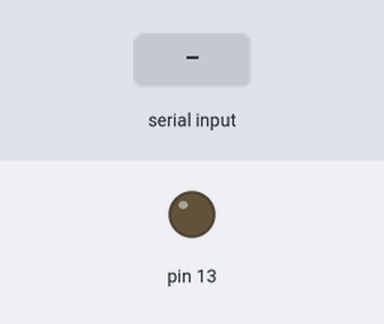
This sketch was run on a simulated Arduino Uno, built with avr-gcc and run on an emulated ATmega328P. Parts: output pins drawn as LEDs (lit = HIGH). The inputs (shaded band) are chosen by the test bench.

Above: at 4.8 s.
4.9 s: "1" received over the second serial link
At 7.0 s:
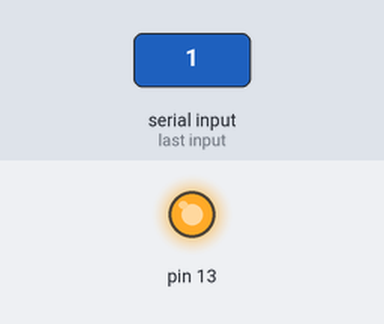
7.6 s: "0" received over the second serial link
At 8.6 s:
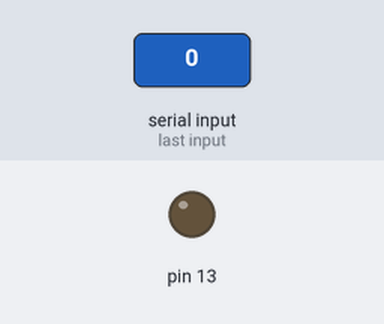
Timing chart, 0 to 10.6 s (numbered marks = the images above; inputs shaded):
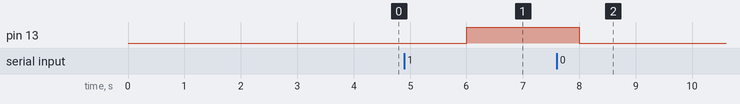

The sketch:

ard.ino
```cpp
// Slave
#include <SoftwareSerial.h>

SoftwareSerial BT(10, 11);

void setup() {
  BT.begin(9600);
  pinMode(13, OUTPUT);
}

void loop() {
  if (BT.available() > 0) {
    char data = char(BT.read());
    if (data == '1') {
      digitalWrite(13, 1);
    } else if (data == '0') {
      digitalWrite(13, 0);
    }
  }

  Serial.println('1');
  delay(1000);
  Serial.println('0');
  delay(1000);
}
```

Measured:
- after the input at 4.9 s, pin 13: LOW → HIGH after 1.1 s
- after the input at 7.6 s, pin 13: HIGH → LOW after 0.40 s
